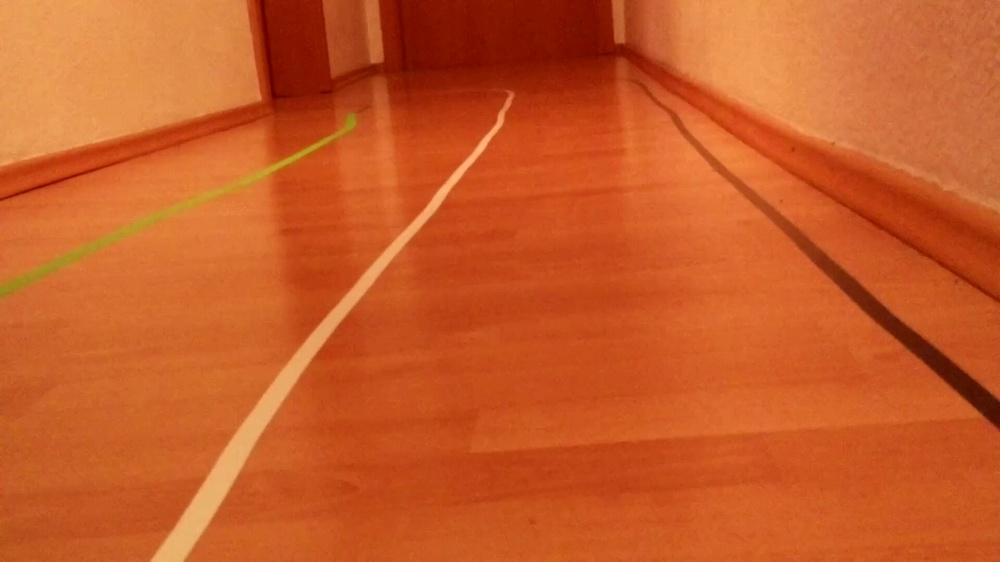
#> input picture lane_detection/flatlane_straight/flatlane_straight_018.jpg, 1000 x 562 px, shrunk from 1920 x 1080 before the run; its folder holds only this picture in this run
$ python call_lanedetect_pic.py
#> lines starting #> are read from the running program, lines starting #| are printed output that depends on the picture; after the words box and inside, x2 and y2 are one past the last pixel; in counts of white or black regions, pixels touching at a corner belong together
#> further down, image is the input picture: shape (562, 1000, 3); mean R, G, B 201, 91.3, 39
### lane_detection/lanedetect.py
import os
os.chdir('/Users/Syman/Documents/Studij/Semester05/Seminar/AutonomousCar/lane_detection')

# Do all the relevant imports
import matplotlib.pyplot as plt
import matplotlib.image as mpimg
import numpy as np
import cv2
import math

def grayscale(img):
    """Applies the Grayscale transform
    This will return an image with only one color channel
    but NOTE: to see the returned image as grayscale
    (assuming your grayscaled image is called 'gray')
    you should call plt.imshow(gray, cmap='gray')"""
    return cv2.cvtColor(img, cv2.COLOR_RGB2GRAY)
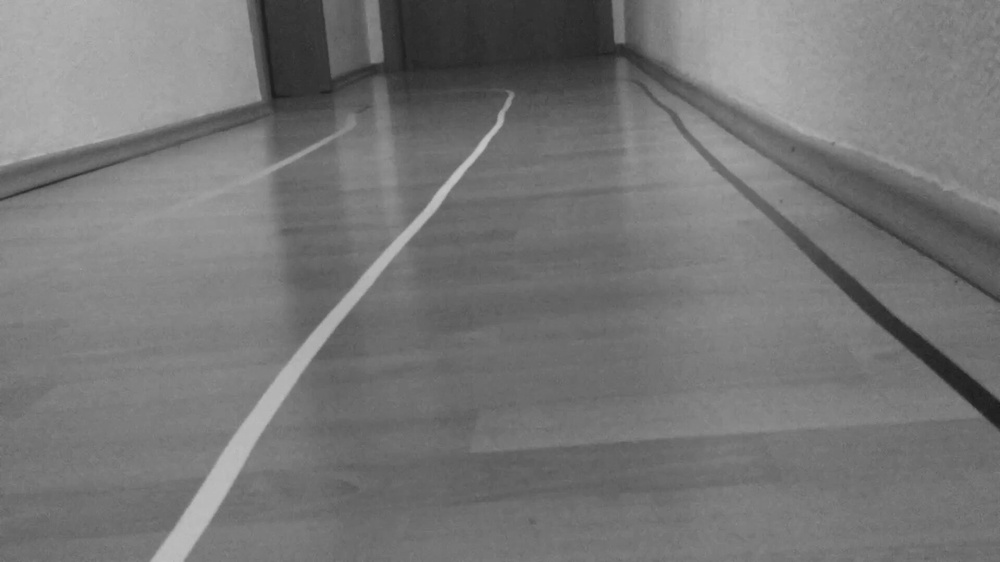
#> returned value: shape (562, 1000); min 26, max 198, mean 118.1
    # Or use BGR2GRAY if you read an image with cv2.imread()
    # return cv2.cvtColor(img, cv2.COLOR_BGR2GRAY)

def canny(img, low_threshold, high_threshold):
    """Applies the Canny transform"""
#> called with low_threshold = 180, high_threshold = 240
    return cv2.Canny(img, low_threshold, high_threshold)
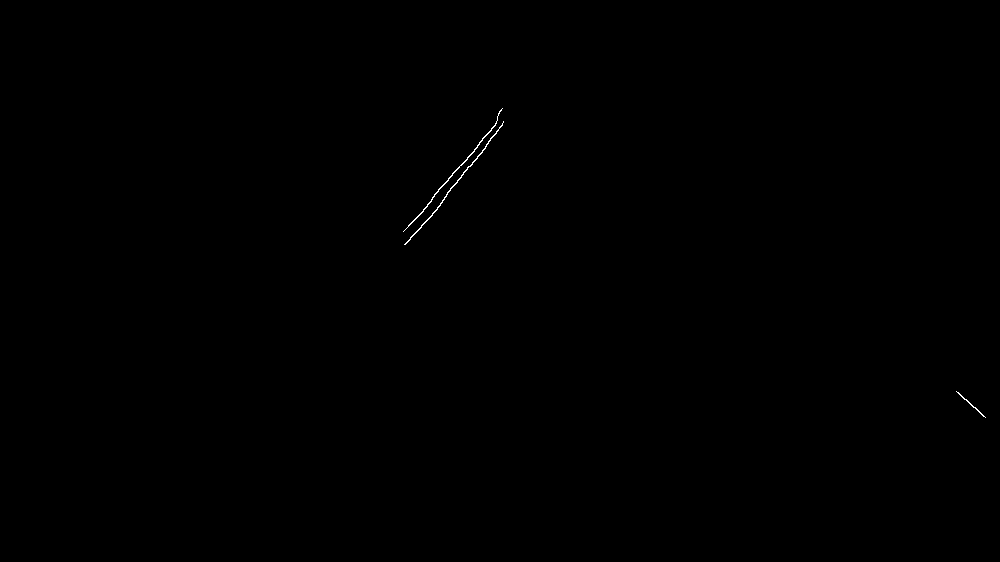
#> returned value: shape (562, 1000); 0.09% white in thin lines or dots, all inside (x1, y1, x2, y2) = (403, 108, 986, 418)

def gaussian_blur(img, kernel_size):
    """Applies a Gaussian Noise kernel"""
    return cv2.GaussianBlur(img, (kernel_size, kernel_size), 0)

def region_of_interest(img, vertices):
    """
    Applies an image mask.

    Only keeps the region of the image defined by the polygon
    formed from `vertices`. The rest of the image is set to black.
    `vertices` should be a numpy array of integer points.
    """
    #defining a blank mask to start with
    mask = np.zeros_like(img)

    #defining a 3 channel or 1 channel color to fill the mask with depending on the input image
    if len(img.shape) > 2:
        channel_count = img.shape[2]  # i.e. 3 or 4 depending on your image
        ignore_mask_color = (255,) * channel_count
    else:
        ignore_mask_color = 255

    #filling pixels inside the polygon defined by "vertices" with the fill color
    cv2.fillPoly(mask, vertices, ignore_mask_color)

    #returning the image only where mask pixels are nonzero
    masked_image = cv2.bitwise_and(img, mask)
    return masked_image


# [20 lines left out: function draw_lines, not called in this run]

def slope_lines(image,lines):

    img = image.copy()
    poly_vertices = []
    order = [0,1,3,2]

    left_lines = [] # Like /
    right_lines = [] # Like \
    for line in lines:
        for x1,y1,x2,y2 in line:

            if x1 == x2:
                pass #Vertical Lines
            else:
                m = (y2 - y1) / (x2 - x1)
                c = y1 - m * x1

                if m < 0:
                    left_lines.append((m,c))
                elif m >= 0:
                    right_lines.append((m,c))

    left_line = np.mean(left_lines, axis=0)
    right_line = np.mean(right_lines, axis=0)

    #print(left_line, right_line)

    for slope, intercept in [left_line, right_line]:

        #getting complete height of image in y1
        rows, cols = image.shape[:2]
        y1= int(rows) #image.shape[0]

        #taking y2 upto 60% of actual height or 60% of y1
        y2= int(rows*0.6) #int(0.6*y1)

        #we know that equation of line is y=mx +c so we can write it x=(y-c)/m
        x1=int((y1-intercept)/slope)
        x2=int((y2-intercept)/slope)
        poly_vertices.append((x1, y1))
        poly_vertices.append((x2, y2))
        draw_lines(img, np.array([[[x1,y1,x2,y2]]]))

    poly_vertices = [poly_vertices[i] for i in order]
    cv2.fillPoly(img, pts = np.array([poly_vertices],'int32'), color = (0,255,0))
    return cv2.addWeighted(image,0.7,img,0.4,0.)

    #cv2.polylines(img,np.array([poly_vertices],'int32'), True, (0,0,255), 10)
    #print(poly_vertices)

def hough_lines(img, rho, theta, threshold, min_line_len, max_line_gap):
    """
    `img` should be the output of a Canny transform.

    Returns an image with hough lines drawn.
    """
    lines = cv2.HoughLinesP(img, rho, theta, threshold, np.array([]), minLineLength=min_line_len, maxLineGap=max_line_gap)
    line_img = np.zeros((img.shape[0], img.shape[1], 3), dtype=np.uint8)
    #draw_lines(line_img, lines)
    line_img = slope_lines(line_img,lines)
    return line_img

# [15 lines left out: function weighted_img, not called in this run]

def get_vertices(image):
    rows, cols = image.shape[:2]
#> rows = 562; cols = 1000
    bottom_left  = [cols*0.15, rows]
#> bottom_left = [150, 562]
    top_left     = [cols*0.45, rows*0.6]
#> top_left = [450, 337.2]
    bottom_right = [cols*0.95, rows]
#> bottom_right = [950, 562]
    top_right    = [cols*0.55, rows*0.6]
#> top_right = [550, 337.2]

    ver = np.array([[bottom_left, top_left, top_right, bottom_right]], dtype=np.int32)
    return ver


################################################################################################
################################         calling pipeline       ################################
################################################################################################

# Lane finding Pipeline
def lane_finding_pipeline(image):

    #Grayscale
    gray_img = grayscale(image)
    #Gaussian Smoothing
    smoothed_img = gaussian_blur(img = gray_img, kernel_size = 5)
    #Canny Edge Detection
    canny_img = canny(img = smoothed_img, low_threshold = 180, high_threshold = 240)
    #Masked Image Within a Polygon
    masked_img = region_of_interest(img = canny_img, vertices = get_vertices(image))
#> in region_of_interest, `cv2.fillPoly(mask, vertices, ignore_mask_color)`:
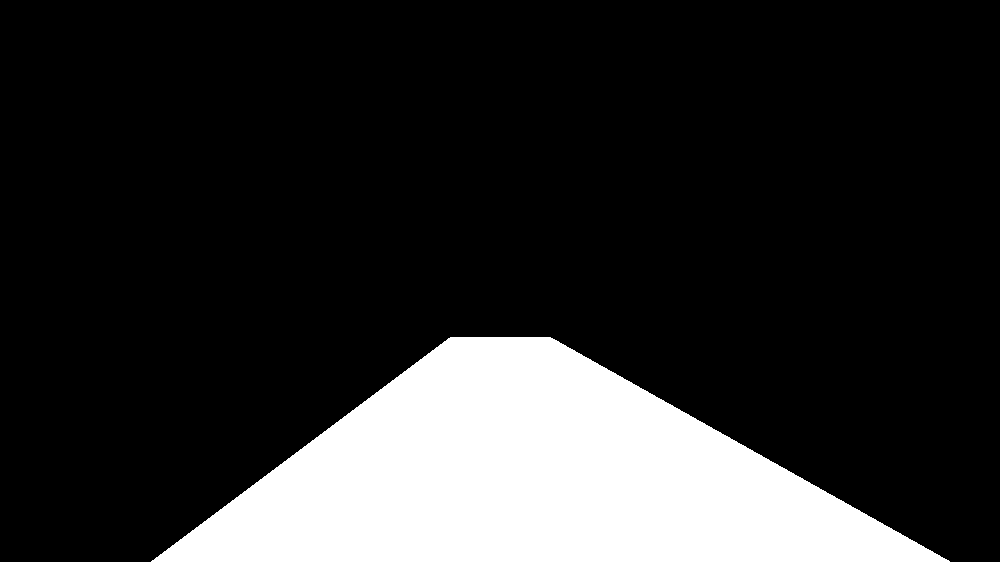
#> mask: shape (562, 1000); 18% white; 1 white region, box (x1, y1, x2, y2) and area: (151, 337, 950, 562) 101375
#> in region_of_interest, `masked_image = cv2.bitwise_and(img, mask)`: masked_image: shape (562, 1000); every value is 0
    #Hough Transform Lines
    houghed_lines = hough_lines(img = masked_img, rho = 1, theta = np.pi/180, threshold = 20, min_line_len = 20, max_line_gap = 180)
#> in hough_lines, `lines = cv2.HoughLinesP(img, rho, theta, threshold, np.array([]), minL..`: lines = None
#> in slope_lines, `img = image.copy()`: img: shape (562, 1000, 3); every value is 0
    #Draw lines on edges
    output = weighted_img(img = houghed_lines, initial_img = image, α=0.8, β=1., γ=0.)

    return output

### lane_detection/call_lanedetect_pic.py
import os
os.chdir('/Users/Syman/Documents/Studij/Semester05/Seminar/AutonomousCar/lane_detection')
import matplotlib.pyplot as plt
import matplotlib.image as mpimg
import lanedetect
import cv2


for image_path in list(os.listdir('./flatlane_straight')):
    image = mpimg.imread(f'./flatlane_straight/{image_path}')
    print(image_path)

    # plot input image
    fig = plt.figure(figsize=(20, 10),num=f'{image_path}')
    ax = fig.add_subplot(1, 2, 1,xticks=[], yticks=[])
    plt.imshow(image)
    ax.set_title("Input Image")
    ax = fig.add_subplot(1, 2, 2,xticks=[], yticks=[])

    try:
        picture = lanedetect.lane_finding_pipeline(image)
    except TypeError:
        print("Inputdaten Fehler")
        continue


    #picture = lanedetect.lane_finding_pipeline(image)
    plt.imshow(picture)

    # plot also processed image
    ax.set_title("Output Image [Lane Line Detected]")
    plt.show()

    if 0xFF == ord('q'):
        break
